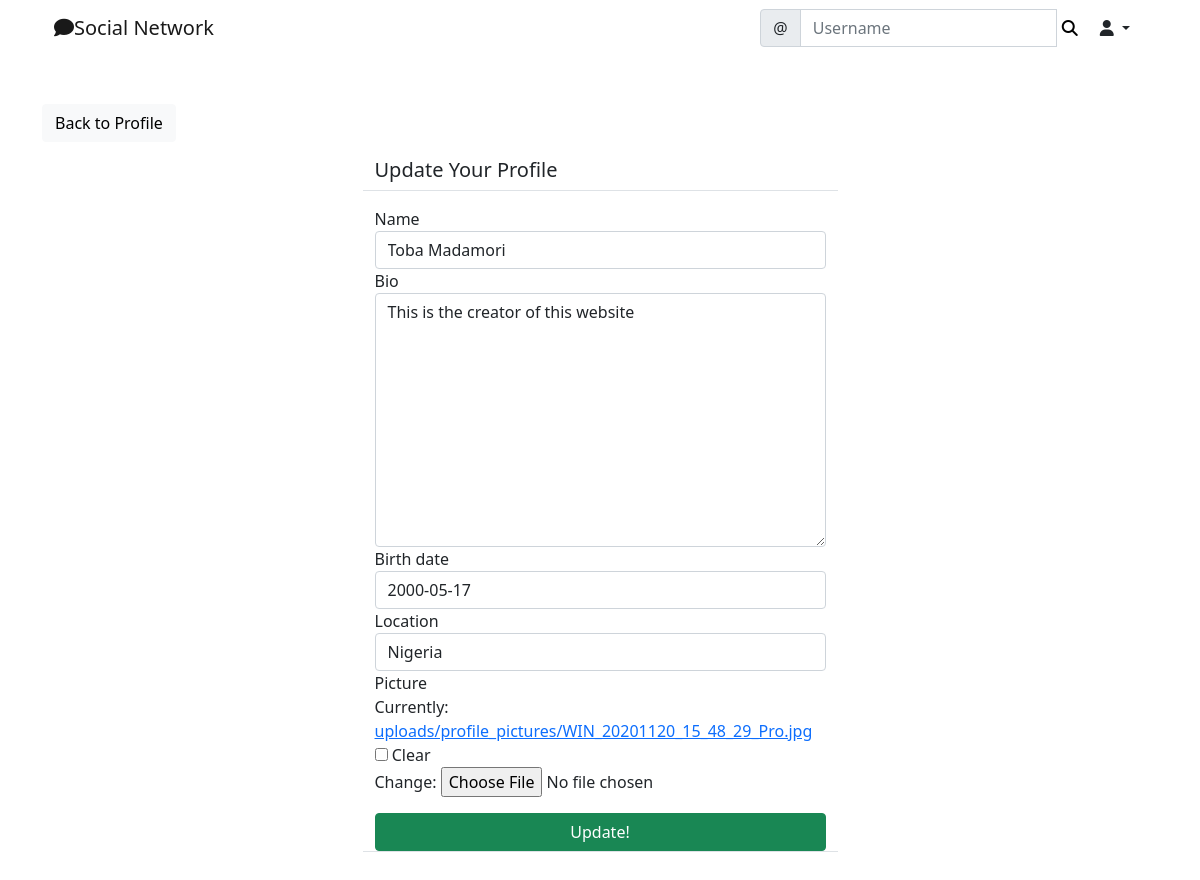
The page /social/profile/edit/1/ (signed in) on the database its author committed.
### social/models.py (models this page shows)
class UserProfile(models.Model):
    user = models.OneToOneField(User, primary_key=True, verbose_name='user', related_name='profile', on_delete=models.CASCADE)
    name = models.CharField(max_length=30, blank=True, null=True)
    bio = models.TextField(max_length=500, blank=True, null=True)
    birth_date = models.DateField(blank=True, null=True)
    location = models.CharField(max_length=100, blank=True, null=True)
    picture = models.ImageField(upload_to='uploads/profile_pictures', default='uploads/profile_pictures/default.png', blank= True)
    followers = models.ManyToManyField(User, blank=True, related_name='followers')

### social/views.py (the view, shortened to what this page needs)
# urls.py: path('profile/edit/<int:pk>/', ProfileEditView.as_view(), name='profile-edit'),
class ProfileEditView(LoginRequiredMixin, UserPassesTestMixin, UpdateView):
    model = UserProfile
    fields = ['name', 'bio', 'birth_date', 'location', 'picture']
    template_name = 'social/profile_edit.html'
    def test_func(self):
        profile = self.get_object()
        return self.request.user == profile.user

### social/templates/social/profile_edit.html (shortened to what this page needs)
{% extends 'landing/base.html' %}
{% load crispy_forms_tags %}
{% block content %}
<div class="container">
    <div class="row mt-5">
        <div class="col-md-5 col-sm-6">
           <a href="{% url 'profile' object.pk %}" class="btn btn-light">Back to Profile</a>
        </div>
    </div>
    <div class="row justify-content-center mt-3">
        <div class="col-md-5 col-sm-12 border-bottom">
           <h5>Update Your Profile</h5>
        </div>
    </div>
    <div class="row justify-content-center mt-3 mb-5">
        <div class="col-md-5 col-sm-12 border-bottom">
           <form action="" method="POST" enctype="multipart/form-data">
               {{ form | crispy }}
               <div class="d-grid gap-2">
                   <button class="btn btn-success mt-3">Update!</button>
               </div>
           </form>
        </div>
    </div>
</div>
{% endblock content %}

### rows shown on the page
UserProfile: name "Toba Madamori", bio "This is the creator of this website", birth_date "2000-05-17", location "Nigeria"
